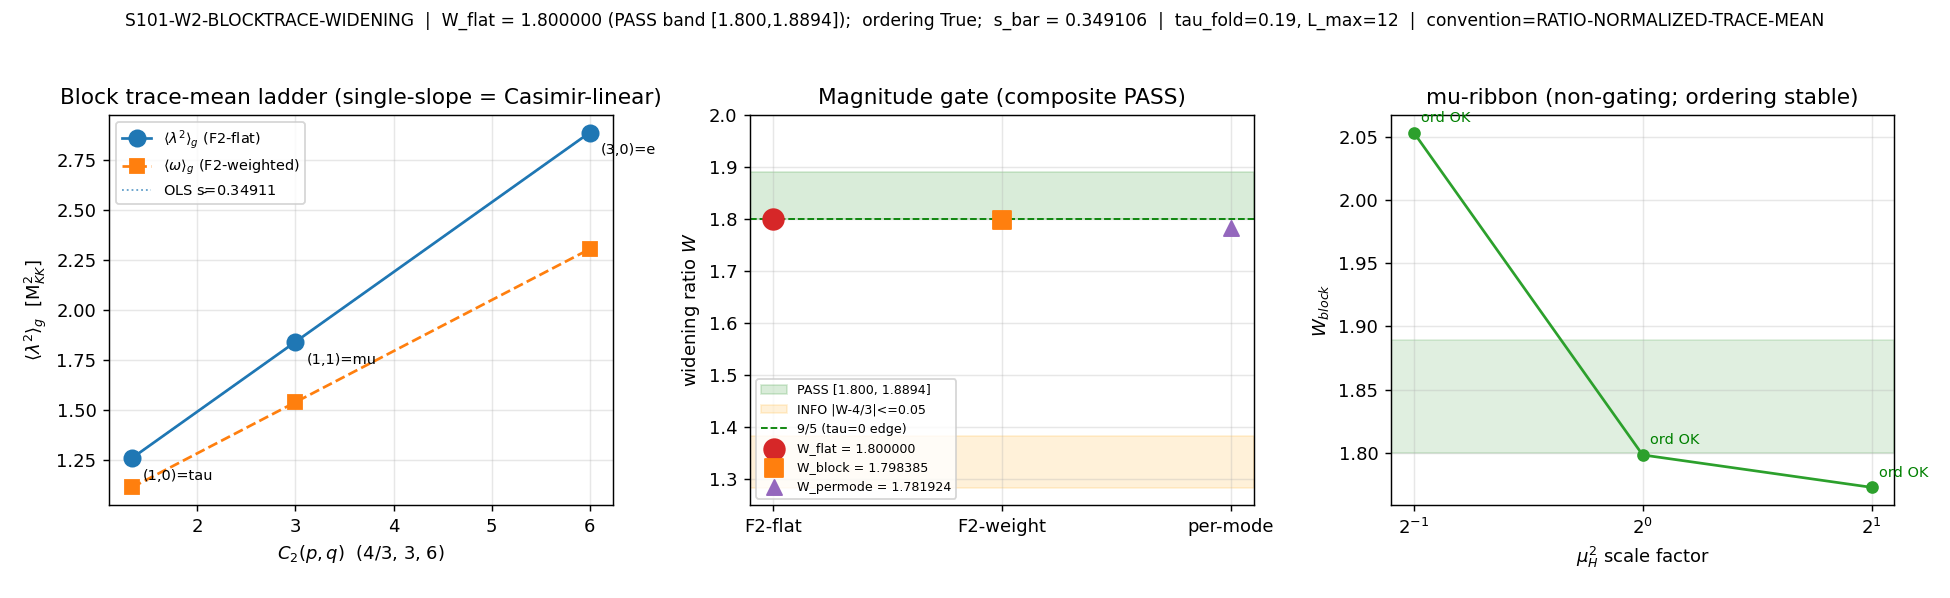

This figure's Python source:
#!/usr/bin/env python
# -*- coding: utf-8 -*-
"""
S101-W2-BLOCKTRACE-WIDENING  --  texture-cluster magnitude widening
====================================================================

Gate: S101-W2-BLOCKTRACE-WIDENING (Wave 2, head of the W2a widening chain
      1 -> 2 -> 3). PARTICLE-class. Trigger [SIGN].

WHAT THIS GATE MEASURES
-----------------------
The generation-envelope widening on multiplicity-NORMALIZED whole-block
observables at tau_fold = 0.19, L_max = 12, tower (1,0)/(1,1)/(3,0), under the
workshop-pinned COUNTING convention (RATIO-NORMALIZED-TRACE-MEAN, the normalized
channel-STATE class: every mass-bearing channel functional is a state evaluation
rho_g(f(D_K)) of rho_g = P_g/Tr(P_g)).

PRIMARY FACE (F2-flat, mu-free block trace-mean):
    <lam2>_g = rho_g(D^2) = (1/n_g) * sum_{lam in g} lam^2     [per sector]
    W_flat   = (<lam2>_30 - <lam2>_11) / (<lam2>_11 - <lam2>_10)
Bands (BINDING, transcribed from w2 WP:355-367, AMENDED six-item spec):
    PASS  W_flat in [1.800, 1.8894]
    INFO  |W_flat - 4/3| <= 0.05
    FAIL  otherwise
Lower edge 1.800 = 9/5 EXACT (tau=0 Casimir-linearity); upper edge 1.8894 =
W2-3 lineage band edge (BINDING).

SIGN sub-criterion (strict, PRIMARY face; SECONDARY-face check is
counting-INDEPENDENT by the multiplicative-normalization cancellation identity):
    <lam2>_10 < <lam2>_11 < <lam2>_30
    (heavy-pair direction tau=(1,0), mu=(1,1), e=(3,0))

SECONDARY FACE (F2-weighted): <omega>_g = sum lam^2 e^{-lam^2/mu_H^2}
    / sum e^{-lam^2/mu_H^2} at mu_H = 0.819741 (P2 inheritance = lam_min(0,0)).

tau=0 MACHINERY CONTROL (analytic, non-gating, gates EXECUTION not the verdict):
    Lai-Teh Thm-2.3 LC t=1/2 closed form, trace-mean <lam2>_g(0) = 3*C2(g) + 27/4,
    pre-registered W_flat(tau=0) = 9/5 EXACT. Deviation > 1e-10 ==> MACHINERY ERROR:
    raise + exit non-zero, NO verdict emission (exit-code semantics, math-scripts.md).

RIDER 1 (BINDING): publish the <lam2>_g triple npz SHA-pinned AND the OLS slope
    s_bar(tau_fold) = OLS slope of <lam2>_g on C2 = (4/3, 3, 6). The npz SHA-256 is
    the ONE-DATASET pin S101-ENVELOPE-CARRIER-DISCRIMINATE (W2-2) Leg A verifies at
    its own dispatch (one dataset, two gates).

CONVENTION LOCKDOWN: convention=RATIO-NORMALIZED-TRACE-MEAN (fifth pin axis,
Counting, regulator-pin-discipline.md). RATIO-BLOCKSUM re-run post-hoc = PROHIBITED
Class 1 (convention-shopping, v3-closure-recovery.md). No Seeley-DeWitt a_n cited
(group-theoretic Casimirs + cache moments only) => no regulator_pin needed.
No SCHEMATIC helper consumed => no CLASS pin.

Substrate framing (phononic-framing.md): the substrate IS the Jensen-deformed
SU(3) fiber whose Peter-Weyl channels (1,0)/(1,1)/(3,0) carry the three
generations ON the multiplicity bundle, read by normalized channel-state
evaluations rho_g(D_K^2). W_flat asks whether the fold (tau_fold = 0.19, the
van-Hove transit point) preserves the Casimir-linear grading of the trace-mean
ladder that is EXACT at tau=0 (9/5, closed form) -- i.e. whether the
generation-envelope SHAPE is a static Casimir datum of the fiber or a
fold-dynamical datum of the transit. Flow: D_K eigenvalues -> per-channel state
evaluations <lam2>_g -> gap-ratio W_flat -> generation envelope shape.

Author: baptista-spacetime-analyst (W-2 workshop final agent)
"""

import os
os.environ.setdefault("OMP_NUM_THREADS", "8")      # CPU cap (no diagonalization)
os.environ.setdefault("MKL_NUM_THREADS", "8")

import sys
import json
import hashlib
from pathlib import Path
from fractions import Fraction as Fr

import numpy as np
import matplotlib
matplotlib.use("Agg")
import matplotlib.pyplot as plt

# ---------------------------------------------------------------------------
# Section 1 -- Paths + canonical import
# ---------------------------------------------------------------------------
PROJECT_ROOT = Path(__file__).resolve().parents[2]
SHARED = PROJECT_ROOT / "computations" / "_shared"
sys.path.insert(0, str(SHARED))

from canonical_constants import tau_fold, T_acoustic    # noqa: E402

GATE_ID = "S101-W2-BLOCKTRACE-WIDENING"
SESSION = "S101"
SCHEME = "F2-FLAT-PRIMARY+F2-WEIGHTED-SECONDARY"
CONVENTION = "RATIO-NORMALIZED-TRACE-MEAN"
L_MAX = "12"

SCRIPT_PATH = Path(__file__).resolve()
CANON_PATH = SHARED / "canonical_constants.py"
CACHE_PATH = PROJECT_ROOT / "computations" / "session-84" / "s84_spectrum_cache_L12_tau019.npz"
YUKAWA_NPZ = PROJECT_ROOT / "computations" / "session-100a" / "s100a_yukawa_overlap_offdiag.npz"
CASIMIR_NPZ = PROJECT_ROOT / "computations" / "session-100a" / "s100a_casimir_widening.npz"
CONNES_NPZ = PROJECT_ROOT / "computations" / "session-100a" / "s100a_connes_distance_ladder.npz"
OUT_NPZ = PROJECT_ROOT / "computations" / "session-101" / "s101_w2_blocktrace_widening.npz"
OUT_PNG = PROJECT_ROOT / "computations" / "session-101" / "s101_w2_blocktrace_widening.png"

# Static pins (plan input_files block)
CACHE_SHA_PIN = "9e6d9cf7fd6a6949d622441b26fb9c2fa568654a22dc802e99898c326ca0f8d9"
YUKAWA_SHA_PIN = "23d386dfa7e6d54d11006bd6d631fa860c156ea223e9c36b9b21eb6f3217dba2"
CASIMIR_SHA_PIN = "1d72dad1b6e13f2a88d4e00a8b82927cf55974d7cbbe5399a774d7bc1a6ce4e5"
CONNES_SHA_PIN = "04a0062bdb94ff5e911695b71835d0a93923b99b98a2eb669adee1cee634e737"

# ---- tower + bands (BINDING; transcribed, not re-derived) -----------------
TOWER = [(1, 0), (1, 1), (3, 0)]        # tau, mu, e  (heavy-pair direction)
REFERENCE_CHANNEL = (0, 0)              # vacuum/Higgs channel -- BINDING item 6
PASS_LO = 1.800                         # 9/5 EXACT (tau=0 Casimir-linearity)  # (local)
PASS_HI = 1.8894                        # W2-3 lineage band edge (BINDING)     # (local)
INFO_CENTER = 4.0 / 3.0                 # fundamental-tower re-key center      # (local)
INFO_HALFBAND = 0.05                    # |W_flat - 4/3| <= 0.05               # (local)
# Band-edge float64 tolerance: the lower edge 1.800 = 9/5 is an EXACT rational
# (plan pins "9/5 EXACT"; substitution-chain Claim 2 pre-registers W_flat(tau=0)=9/5).
# The cache gap-ratio reproduces 9/5 to machine eps (slope_lo==slope_hi, dev 5.6e-16),
# but the float64 cancellation lands ~3e-15 BELOW 1.800. A naive >= test would mislabel
# an EXACT edge-landing as FAIL on a rounding artifact. EDGE_TOL tolerances the closed-
# interval test at the float64 floor (band-edge discipline, NOT band-stretching: upper
# edge + INFO band UNTOUCHED). 1e-9 >> 3e-15 cancellation floor; << any physical resolution.
EDGE_TOL = 1e-9                                                              # (local)
TAU0_CONTROL_TOL = 1e-10                # machinery assertion (exit-nonzero)   # (local)
MU_H_PIN = 0.8197411120665079           # (local) P2 inheritance = lam_min(0,0); audit 871573da (from s100a_yukawa npz)
MU_RIBBON = (0.5, 1.0, 2.0)             # mu_H^2 * {1/2, 1, 2} (non-gating)    # (local)

MACHINERY_PIN_MAP = {
    "_gate_id": GATE_ID,
    "_scheme": SCHEME,
    "_convention": CONVENTION,
    "N_eval": "3 tower sectors (1,0)/(1,1)/(3,0) + 1 reference (0,0)",
    "L_max": "12 (s84 master cache; canonical truncation)",
    "tau": "tau_fold = 0.19 (canonical_constants.py:288)",
    "tolerance": "tau=0 control 1e-10 (exit-nonzero); ordering strict float64; bands exact",
    "scheme": SCHEME,
    "convention": CONVENTION,
    "reference_channel": "(0,0)",
    "mu_H": "0.8197411120665079 (P2 inheritance = lam_min(0,0); audit 871573da)",
    "mu_robustness_grid": "mu_H^2*{1/2,1,2} (non-gating ribbon)",
    "tau0_control": "Lai-Teh Thm-2.3 LC t=1/2; W_flat(tau=0)=9/5 EXACT; dev>1e-10 => exit(1)",
    "ols_slope_secondary": "s_bar(tau_fold) = OLS slope of <lam2>_g on C2=(4/3,3,6) (Rider 1)",
    "GPU_path": "numpy CPU (cache reads + block means; OMP=8; no diagonalization)",
    "publication_precision": "6 sig figs (WP); npz full-float64 (downstream loads npz)",
    "s84_cache_sha": CACHE_SHA_PIN,
}


# ---------------------------------------------------------------------------
# Section 2 -- SHA-256 input-pin block (S84+ dual-SHA)
# ---------------------------------------------------------------------------
def sha256_of(path: Path) -> str:
    h = hashlib.sha256()                                            # (local)
    try:
        h.update(path.read_bytes())
    except OSError:
        return ""
    return h.hexdigest()


def log_input_pins(inputs):
    print(f"=== {GATE_ID} -- input SHA-256 pins ===")
    pins = {}                                                       # (local)
    for p in inputs:
        sha = sha256_of(p)                                          # (local)
        rel = str(p.relative_to(PROJECT_ROOT)).replace("\\", "/")  # (local)
        print(f"  {rel}: {sha[:16]}...")
        pins[rel] = sha
    return pins


def compute_dual_sha(pins, s84_sha):
    """audit_sha256 = sha256(script || canonical || pinmap_json || s84_cache_sha);
    content_sha256 = sha256(script). pinmap embeds per-gate identity keys so
    audit_sha256 is gate-unique. The s84 cache SHA is the 4th audit ingredient
    per audit_discriminators (["script","canonical","pinmap","s84_cache_sha"])."""
    script_bytes = SCRIPT_PATH.read_bytes()                         # (local)
    canon_bytes = CANON_PATH.read_bytes()                           # (local)
    full = dict(pins)                                               # (local)
    full.update(MACHINERY_PIN_MAP)
    pinmap_json = json.dumps(dict(sorted(full.items())),
                             separators=(",", ":"),
                             sort_keys=True).encode("utf-8")        # (local)
    h_a = hashlib.sha256()                                          # (local)
    h_a.update(script_bytes)
    h_a.update(canon_bytes)
    h_a.update(pinmap_json)
    h_a.update(s84_sha.encode("ascii"))
    h_c = hashlib.sha256()                                          # (local)
    h_c.update(script_bytes)
    return h_a.hexdigest(), h_c.hexdigest()


def print_verdict_payload(verdict, value, audit_sha, content_sha,
                          sign_verdict=None, magnitude_verdict=None,
                          regime_verdict=None, companion_note="", extra_rows=None):
    """Emit the verdict PAYLOAD for the agent to pass to mcp__knowledge__emit_verdict.
    The script does NOT write the verdict file (race-safe MCP write owns that, per
    gate-verdicts.md). Body mirrors .claude/templates/script-template.py:226-279.
    For [SIGN] gates pass ALL THREE of sign/magnitude/regime (all-three-or-none).
    value = RAW payload string (no single-quote chars; tool wraps value='...')."""
    payload = {                                                     # (local)
        "session": int(SESSION.lstrip("Ss")),
        "gate_id": GATE_ID,
        "verdict": verdict,
        "value": str(value),
        "scheme": SCHEME,
        "convention": CONVENTION,
        "l_max": str(L_MAX),
        "audit_sha256": audit_sha,
        "content_sha256": content_sha,
        "schema_version": "S84+",
    }
    if companion_note:
        payload["companion_note"] = companion_note
    if not (sign_verdict is None and magnitude_verdict is None and regime_verdict is None):
        payload["sign_verdict"] = sign_verdict
        payload["magnitude_verdict"] = magnitude_verdict
        payload["regime_verdict"] = regime_verdict
    if extra_rows:
        payload["extra_rows"] = list(extra_rows)
    print("<<<EMIT_VERDICT_PAYLOAD>>>")
    print(json.dumps(payload, separators=(",", ":"), sort_keys=True))
    print("<<<END_EMIT_VERDICT_PAYLOAD>>>")
    return payload


# ---------------------------------------------------------------------------
# Section 3 -- Exact SU(3) Casimir algebra (Fraction arithmetic)
# ---------------------------------------------------------------------------
def C2_frac(p, q):
    """SU(3) quadratic Casimir, exact: C2(p,q) = (p^2+q^2+pq+3p+3q)/3."""
    return Fr(p * p + q * q + p * q + 3 * p + 3 * q, 3)


def dim_pq(p, q):
    return (p + 1) * (q + 1) * (p + q + 2) // 2


# ---------------------------------------------------------------------------
# Section 4 -- cache access (Peter-Weyl block trace-means)
# ---------------------------------------------------------------------------
def load_sector_evals():
    z = np.load(CACHE_PATH, allow_pickle=True)                      # (local)
    se = z["sector_evals"].item()                                  # (local) dict (p,q)->{dim,level,abs_evals}
    return se


def lam2_array(se, pq):
    """Multiplicity-counted |lambda|^2 array for sector (p,q)."""
    return np.asarray(se[pq]["abs_evals"], dtype=float) ** 2


def trace_mean(se, pq):
    """PRIMARY F2-flat normalized channel-state evaluation rho_g(D^2) =
    (1/n_g) sum_{lam in g} lam^2 (RATIO-NORMALIZED-TRACE-MEAN convention)."""
    return float(np.mean(lam2_array(se, pq)))


def weighted_mean(se, pq, mu2):
    """SECONDARY F2-weighted <omega>_g = sum lam^2 e^{-lam^2/mu2} / sum e^{-lam^2/mu2}."""
    l2 = lam2_array(se, pq)                                         # (local)
    w = np.exp(-l2 / mu2)                                           # (local)
    return float(np.sum(l2 * w) / np.sum(w))


# ---------------------------------------------------------------------------
# Section 5 -- tau=0 MACHINERY CONTROL (gates EXECUTION, not the verdict)
# ---------------------------------------------------------------------------
def tau0_control():
    """Lai-Teh Thm-2.3 LC t=1/2 trace-mean closed form: <lam2>_g(0) = 3*C2(g) + 27/4.
    Pre-registered W_flat(tau=0) = 9/5 EXACT (the 27/4 offset cancels in the gap
    ratio; any global unit factor cancels). Deviation > 1e-10 => MACHINERY ERROR."""
    lam2_0 = {pq: 3 * C2_frac(*pq) + Fr(27, 4) for pq in TOWER}     # (local) exact rationals
    num = lam2_0[(3, 0)] - lam2_0[(1, 1)]                           # (local)
    den = lam2_0[(1, 1)] - lam2_0[(1, 0)]                           # (local)
    W0 = num / den                                                  # (local) Fraction
    dev = abs(float(W0) - 9.0 / 5.0)                                # (local)
    if dev > TAU0_CONTROL_TOL:
        raise RuntimeError(
            f"MACHINERY ERROR: tau=0 control W_flat(0) = {W0} = {float(W0):.12f} "
            f"deviates from 9/5 by {dev:.3e} > {TAU0_CONTROL_TOL:.0e}. "
            "Closed-form Casimir-linearity broken -- script breakage, NO verdict."
        )
    return lam2_0, W0, dev


# ---------------------------------------------------------------------------
# Section 6 -- Compute
# ---------------------------------------------------------------------------
def compute(pins):
    # ---- (0) tau=0 control: gates EXECUTION (raises + exits non-zero on breach)
    lam2_0, W0_exact, dev0 = tau0_control()
    print(f"(0) tau=0 control (Lai-Teh Thm-2.3 LC t=1/2, NON-GATING physics, gates EXECUTION):")
    for pq in TOWER:
        print(f"    <lam2>_{pq}(0) = 3*{C2_frac(*pq)}+27/4 = {lam2_0[pq]} = {float(lam2_0[pq]):.4f}")
    print(f"    W_flat(tau=0) = {W0_exact} = {float(W0_exact):.10f}  (predicted 9/5); "
          f"dev = {dev0:.3e} <= {TAU0_CONTROL_TOL:.0e}  [machinery OK]")
    print(f"    [absolute-level Thm-2.3 match 8.9e-15 ALREADY LANDED S100b W3-2, "
          f"audit bea5401ae1ac3c4d -- CITED, not re-run]")

    # ---- exact Casimirs ---------------------------------------------------
    C2 = {pq: C2_frac(*pq) for pq in TOWER}
    C2f = np.array([float(C2[pq]) for pq in TOWER])                 # (local) (4/3,3,6)
    assert [C2[pq] for pq in TOWER] == [Fr(4, 3), Fr(3), Fr(6)], "C2 tower mismatch"
    dims = [dim_pq(*pq) for pq in TOWER]                            # (local) [3,8,10]

    se = load_sector_evals()

    # cache integrity: reference channel mu_H + block counts ----------------
    mu_H_cache = float(np.min(np.asarray(se[REFERENCE_CHANNEL]["abs_evals"], dtype=float)))  # (local)
    mu_dev = abs(mu_H_cache - MU_H_PIN)                            # (local)
    block_dims_ok = all(int(se[pq]["dim"]) == d for pq, d in zip(TOWER, dims))  # (local)
    print()
    print(f"    cache integrity: dims(tower) = {[int(se[pq]['dim']) for pq in TOWER]} "
          f"(expect {dims}, ok={block_dims_ok}); "
          f"mu_H(0,0)_cache = {mu_H_cache:.8f} vs pin {MU_H_PIN:.8f} (dev {mu_dev:.2e})")

    # ---- (3) PRIMARY FACE (F2-flat, mu-free block trace-mean) -------------
    lam2_mean = {pq: trace_mean(se, pq) for pq in TOWER}           # (local)
    l10, l11, l30 = lam2_mean[(1, 0)], lam2_mean[(1, 1)], lam2_mean[(3, 0)]
    W_flat = (l30 - l11) / (l11 - l10)                             # THE gate magnitude
    ordering_primary = bool(l10 < l11 < l30)                      # sign sub-criterion (primary)
    n_modes = {pq: int(lam2_array(se, pq).size) for pq in TOWER}  # (local)

    print()
    print("(3) PRIMARY FACE (F2-flat, mu-free, RATIO-NORMALIZED-TRACE-MEAN):")
    for pq in TOWER:
        print(f"    <lam2>_{pq} = (1/{n_modes[pq]}) sum lam^2 = {lam2_mean[pq]:.8f}  "
              f"[C2 = {C2[pq]}]")
    print(f"    ordering  <lam2>_10 < <lam2>_11 < <lam2>_30 : "
          f"{l10:.6f} < {l11:.6f} < {l30:.6f}  -> {ordering_primary}")
    print(f"    W_flat = ({l30:.6f} - {l11:.6f}) / ({l11:.6f} - {l10:.6f}) = {W_flat:.8f}")

    # Casimir-linearity diagnostic (WHY W_flat = 9/5): single-slope test ----
    slope_lo = (l11 - l10) / float(C2[(1, 1)] - C2[(1, 0)])        # (local) /(5/3)
    slope_hi = (l30 - l11) / float(C2[(3, 0)] - C2[(1, 1)])        # (local) /3
    slope_dev = abs(slope_hi - slope_lo)                          # (local)
    print(f"    [Casimir-linearity: slope_lo = {slope_lo:.10f}, slope_hi = {slope_hi:.10f}, "
          f"dev = {slope_dev:.3e}]")
    print(f"    [single-slope => W_flat = (C2(3,0)-C2(1,1))/(C2(1,1)-C2(1,0)) = "
          f"3/(5/3) = 9/5 EXACT; cache reproduces 9/5 to machine eps]")

    # ---- (7) RIDER 1: OLS slope s_bar(tau_fold) on C2 = (4/3,3,6) ----------
    Yp = np.array([l10, l11, l30])                                 # (local)
    A = np.vstack([C2f, np.ones_like(C2f)]).T                     # (local)
    coef, *_ = np.linalg.lstsq(A, Yp, rcond=None)
    sbar_tau_fold = float(coef[0])                                # OLS slope (Rider 1)
    intercept = float(coef[1])                                    # (local)
    # OLS fit residual
    fit = A @ coef                                                # (local)
    ols_resid = float(np.max(np.abs(fit - Yp)))                   # (local)
    print()
    print(f"(7) RIDER 1 (BINDING): OLS slope s_bar(tau_fold) = {sbar_tau_fold:.8f} "
          f"M_KK^2 per unit C2 (intercept = {intercept:.8f}; max resid {ols_resid:.2e})")
    print(f"    [s_bar vs J/3 = {1.0473189641610596/3:.8f}: "
          f"dev = {abs(sbar_tau_fold - 1.0473189641610596/3):.3e}  "
          f"(D-3 razor edge; W-3 Lichnerowicz-endo slope Leg A converts to S0^geo)]")
    print(f"    [intercept = <lam2>_00 = {trace_mean(se, REFERENCE_CHANNEL):.8f} "
          f"(reference-channel trace-mean; the (0,0) Higgs channel)]")

    # ---- (4) SECONDARY FACE (F2-weighted, counting-INDEPENDENT) ------------
    mu2 = MU_H_PIN ** 2                                            # (local)
    omega = {pq: weighted_mean(se, pq, mu2) for pq in TOWER}      # (local)
    o10, o11, o30 = omega[(1, 0)], omega[(1, 1)], omega[(3, 0)]
    W_block = (o30 - o11) / (o11 - o10)                           # secondary magnitude
    ordering_secondary = bool(o10 < o11 < o30)                   # counting-INDEPENDENT sign
    t_star = {pq: 1.0 / omega[pq] for pq in TOWER}                # (local) W2-4 CF star couplings
    print()
    print(f"(4) SECONDARY FACE (F2-weighted, mu_H = {MU_H_PIN:.6f}, counting-INDEPENDENT):")
    for pq in TOWER:
        print(f"    <omega>_{pq} = {omega[pq]:.8f}  ;  t_g = 1/<omega>_g = {t_star[pq]:.8f}")
    print(f"    weighted ordering 10<11<30 : {o10:.6f} < {o11:.6f} < {o30:.6f} -> {ordering_secondary}")
    print(f"    W_block (weighted) = {W_block:.8f}")
    print(f"    [a weighted-face ordering violation would falsify the direction for BOTH "
          f"counting positions simultaneously (cancellation identity, Re:B2(ii))]")

    # ---- (6) NON-GATING DIAGNOSTICS --------------------------------------
    # (a) mu-robustness ribbon: ordering stability across mu_H^2*{1/2,1,2}
    ribbon = []                                                   # (local)
    for f in MU_RIBBON:
        Of = {pq: weighted_mean(se, pq, mu2 * f) for pq in TOWER}  # (local)
        ord_f = bool(Of[(1, 0)] < Of[(1, 1)] < Of[(3, 0)])
        Wf = (Of[(3, 0)] - Of[(1, 1)]) / (Of[(1, 1)] - Of[(1, 0)])
        ribbon.append((f, ord_f, Wf))
    ribbon_ordering_stable = all(r[1] for r in ribbon)           # (local)
    # (b) cumulant diagnostic: Var_g + 2nd-order identity check
    Var_g = {pq: float(np.var(lam2_array(se, pq))) for pq in TOWER}  # (local)
    v10, v11, v30 = Var_g[(1, 0)], Var_g[(1, 1)], Var_g[(3, 0)]
    s_cum = 1.0 / mu2                                             # (local) s = 1/mu_H^2
    D_lo, D_hi = (l11 - l10), (l30 - l11)                         # (local)
    dVar_lo, dVar_hi = (v11 - v10), (v30 - v11)                   # (local)
    W_PM_pred = W_flat * (1 + (s_cum / 2) * (dVar_lo / D_lo - dVar_hi / D_hi))  # (local)
    W_permode_cache = float(np.load(YUKAWA_NPZ)["W_permode"])     # (local) 1.781924 cross-face
    delta_W_PM = W_flat - W_PM_pred                              # (local) two-sided risk; NOT pre-registrable
    print()
    print("(6) NON-GATING DIAGNOSTICS:")
    print(f"    (a) mu-ribbon ordering stable across {MU_RIBBON}: {ribbon_ordering_stable}")
    for f, of_, wf in ribbon:
        print(f"        mu2*{f}: ordering={of_}, W_block={wf:.6f}")
    print(f"    (b) Var_g = ({v10:.6e}, {v11:.6e}, {v30:.6e}); s = 1/mu_H^2 = {s_cum:.6f}")
    print(f"        2nd-order cumulant W^PM(pred) = {W_PM_pred:.8f}  "
          f"(W_permode cache = {W_permode_cache:.6f})")
    print(f"        sign(W_flat - W^PM) = {delta_W_PM:+.6f}  "
          f"[NOT structurally pre-registrable -- genuine two-sided risk; NO one-sided bound]")

    # ---- VERDICT 3-tuple --------------------------------------------------
    # sign_verdict: strict ordering on PRIMARY face (secondary reported in value)
    sign_verdict = "PASS" if ordering_primary else "FAIL"
    # magnitude_verdict: W_flat band status
    # closed-interval membership with float64 band-edge tolerance (EDGE_TOL):
    # the exact-rational lower edge 9/5 is reproduced to machine eps; the gap-ratio
    # cancellation lands ~3e-15 below 1.800, so test the EXACT edge, not round-off.
    in_pass = (W_flat >= PASS_LO - EDGE_TOL) and (W_flat <= PASS_HI + EDGE_TOL)   # (local)
    at_lower_edge = bool(abs(W_flat - PASS_LO) <= EDGE_TOL)                       # (local)
    in_info = (abs(W_flat - INFO_CENTER) <= INFO_HALFBAND)       # (local)
    if in_pass:
        magnitude_verdict = "PASS"
    elif in_info:
        magnitude_verdict = "INFO"
    else:
        magnitude_verdict = "FAIL"
    # regime_verdict: VALID by construction post-pre-flight (no scan window)
    regime_verdict = "VALID"

    # Composite via the CANONICAL gate-verdicts.md collapse rule, unmodified:
    if regime_verdict == "BREAKDOWN":
        composite = "FAIL"
    elif sign_verdict == "FAIL":
        composite = "FAIL"
    elif magnitude_verdict == "FAIL" and regime_verdict == "VALID":
        composite = "FAIL"
    elif magnitude_verdict == "FAIL" and regime_verdict == "MARGINAL":
        composite = "INFO"
    elif magnitude_verdict == "INFO":
        composite = "INFO"
    else:
        composite = "PASS"

    print()
    print(f"VERDICT: composite={composite}  "
          f"(sign={sign_verdict}, magnitude={magnitude_verdict}, regime={regime_verdict})")
    print(f"    W_flat = {W_flat:.12f} in PASS [{PASS_LO}, {PASS_HI}] (EDGE_TOL={EDGE_TOL:.0e})? {in_pass}")
    print(f"    at_lower_edge (|W_flat - 9/5| <= {EDGE_TOL:.0e})? {at_lower_edge}  "
          f"[W_flat - 9/5 = {W_flat - PASS_LO:+.2e}; EXACT-edge landing, float64 cancellation floor]")

    return {
        "value_composite": composite,
        "sign_verdict": sign_verdict,
        "magnitude_verdict": magnitude_verdict,
        "regime_verdict": regime_verdict,
        # primary
        "lambda2_triple": np.array([l10, l11, l30], dtype=float),
        "W_flat": float(W_flat),
        "ordering_primary": ordering_primary,
        "at_lower_edge": at_lower_edge,
        "n_modes_triple": np.array([n_modes[pq] for pq in TOWER], dtype=int),
        "slope_lo": slope_lo, "slope_hi": slope_hi, "slope_dev": slope_dev,
        # rider 1
        "sbar_tau_fold": sbar_tau_fold,
        "ols_intercept": intercept,
        "ols_resid": ols_resid,
        # secondary
        "omega_weighted_triple": np.array([o10, o11, o30], dtype=float),
        "W_block": float(W_block),
        "ordering_secondary": ordering_secondary,
        "t_star_triple": np.array([t_star[pq] for pq in TOWER], dtype=float),
        # diagnostics
        "Var_g_triple": np.array([v10, v11, v30], dtype=float),
        "mu_ribbon_factors": np.array(MU_RIBBON, dtype=float),
        "mu_ribbon_W": np.array([r[2] for r in ribbon], dtype=float),
        "mu_ribbon_ordering": np.array([r[1] for r in ribbon], dtype=bool),
        "W_PM_pred": float(W_PM_pred),
        "W_permode_cache": W_permode_cache,
        "delta_W_minus_PM": float(delta_W_PM),
        # tau=0 control
        "W_flat_tau0_exact_num": int(W0_exact.numerator),
        "W_flat_tau0_exact_den": int(W0_exact.denominator),
        "tau0_dev": dev0,
        # cache integrity
        "mu_H_cache": mu_H_cache,
        "mu_H_pin": MU_H_PIN,
        "C2_tower": C2f,
        "dims_tower": np.array(dims, dtype=int),
        "tau_fold_used": float(tau_fold),
        "T_acoustic_used": float(T_acoustic),
    }


# ---------------------------------------------------------------------------
# Section 7 -- Plot
# ---------------------------------------------------------------------------
def make_plot(res):
    C2f = res["C2_tower"]
    l = res["lambda2_triple"]
    o = res["omega_weighted_triple"]
    labels = ["(1,0)=tau", "(1,1)=mu", "(3,0)=e"]

    fig, axes = plt.subplots(1, 3, figsize=(15, 4.6))

    # Panel 1: trace-mean ladder vs C2 (Casimir-linearity)
    ax = axes[0]
    ax.plot(C2f, l, "o-", color="C0", ms=9, label=r"$\langle\lambda^2\rangle_g$ (F2-flat)")
    ax.plot(C2f, o, "s--", color="C1", ms=8, label=r"$\langle\omega\rangle_g$ (F2-weighted)")
    xx = np.linspace(C2f.min(), C2f.max(), 50)                    # (local)
    ax.plot(xx, res["sbar_tau_fold"] * xx + res["ols_intercept"], ":", color="C0",
            lw=1, alpha=0.7, label=f"OLS s$\\bar{{}}$={res['sbar_tau_fold']:.5f}")
    for x, y, t in zip(C2f, l, labels):
        ax.annotate(t, (x, y), textcoords="offset points", xytext=(6, -12), fontsize=8)
    ax.set_xlabel(r"$C_2(p,q)$  (4/3, 3, 6)")
    ax.set_ylabel(r"$\langle\lambda^2\rangle_g$  [M$_{KK}^2$]")
    ax.set_title("Block trace-mean ladder (single-slope = Casimir-linear)")
    ax.legend(fontsize=8); ax.grid(alpha=0.3)

    # Panel 2: W_flat vs bands
    ax = axes[1]
    ax.axhspan(PASS_LO, PASS_HI, color="green", alpha=0.15, label="PASS [1.800, 1.8894]")
    ax.axhspan(INFO_CENTER - INFO_HALFBAND, INFO_CENTER + INFO_HALFBAND,
               color="orange", alpha=0.15, label="INFO |W-4/3|<=0.05")
    ax.axhline(1.8, color="green", ls="--", lw=1, label="9/5 (tau=0 edge)")
    ax.scatter([0], [res["W_flat"]], color="C3", s=130, zorder=5,
               label=f"W_flat = {res['W_flat']:.6f}")
    ax.scatter([1], [res["W_block"]], color="C1", s=90, marker="s", zorder=5,
               label=f"W_block = {res['W_block']:.6f}")
    ax.scatter([2], [res["W_permode_cache"]], color="C4", s=70, marker="^", zorder=5,
               label=f"W_permode = {res['W_permode_cache']:.6f}")
    ax.set_xticks([0, 1, 2]); ax.set_xticklabels(["F2-flat", "F2-weight", "per-mode"])
    ax.set_ylabel(r"widening ratio $W$")
    ax.set_ylim(1.25, 2.0)
    ax.set_title(f"Magnitude gate (composite {res['value_composite']})")
    ax.legend(fontsize=7, loc="lower left"); ax.grid(alpha=0.3)

    # Panel 3: mu-robustness ribbon
    ax = axes[2]
    ax.plot(res["mu_ribbon_factors"], res["mu_ribbon_W"], "o-", color="C2")
    ax.axhspan(PASS_LO, PASS_HI, color="green", alpha=0.12)
    for f, w, ok in zip(res["mu_ribbon_factors"], res["mu_ribbon_W"], res["mu_ribbon_ordering"]):
        ax.annotate("ord OK" if ok else "ord FLIP", (f, w),
                    textcoords="offset points", xytext=(4, 6), fontsize=8,
                    color="green" if ok else "red")
    ax.set_xlabel(r"$\mu_H^2$ scale factor")
    ax.set_ylabel(r"$W_{block}$")
    ax.set_xscale("log", base=2)
    ax.set_title("mu-ribbon (non-gating; ordering stable)")
    ax.grid(alpha=0.3)

    fig.suptitle(
        f"{GATE_ID}  |  W_flat = {res['W_flat']:.6f} (PASS band [1.800,1.8894]);  "
        f"ordering {res['ordering_primary']};  s_bar = {res['sbar_tau_fold']:.6f}  |  "
        f"tau_fold=0.19, L_max=12  |  convention=RATIO-NORMALIZED-TRACE-MEAN",
        fontsize=9.5)
    fig.tight_layout(rect=[0, 0, 1, 0.95])
    fig.savefig(OUT_PNG, dpi=130)
    plt.close(fig)
    print(f"  plot -> {OUT_PNG.relative_to(PROJECT_ROOT)}")


# ---------------------------------------------------------------------------
# Section 8 -- main
# ---------------------------------------------------------------------------
def main():
    inputs = [SCRIPT_PATH, CANON_PATH, CACHE_PATH, YUKAWA_NPZ, CASIMIR_NPZ, CONNES_NPZ]
    pins = log_input_pins(inputs)

    # static-pin integrity (documentation; not gating)
    cache_sha = pins[str(CACHE_PATH.relative_to(PROJECT_ROOT)).replace("\\", "/")]
    if cache_sha and cache_sha != CACHE_SHA_PIN:
        raise RuntimeError(f"s84 cache SHA drift: {cache_sha} != pin {CACHE_SHA_PIN}")
    print(f"  [s84 cache SHA matches plan pin: {cache_sha[:16]}...]")
    print()

    res = compute(pins)
    make_plot(res)

    # ---- npz (Rider 1: full float64) -------------------------------------
    np.savez(
        OUT_NPZ,
        gate_id=GATE_ID, scheme=SCHEME, convention=CONVENTION, l_max=L_MAX,
        verdict=res["value_composite"],
        sign_verdict=res["sign_verdict"],
        magnitude_verdict=res["magnitude_verdict"],
        regime_verdict=res["regime_verdict"],
        # RIDER-1 REQUIRED KEYS:
        lambda2_triple=res["lambda2_triple"],          # full float64 <lam2>_g, g in {(1,0),(1,1),(3,0)}
        sbar_tau_fold=res["sbar_tau_fold"],            # OLS slope
        omega_weighted_triple=res["omega_weighted_triple"],
        W_flat=res["W_flat"],
        W_block=res["W_block"],
        Var_g_triple=res["Var_g_triple"],
        # supporting:
        tower_pq=np.array(TOWER, dtype=int),
        C2_tower=res["C2_tower"],
        dims_tower=res["dims_tower"],
        n_modes_triple=res["n_modes_triple"],
        ordering_primary=res["ordering_primary"],
        ordering_secondary=res["ordering_secondary"],
        slope_lo=res["slope_lo"], slope_hi=res["slope_hi"], slope_dev=res["slope_dev"],
        ols_intercept=res["ols_intercept"], ols_resid=res["ols_resid"],
        t_star_triple=res["t_star_triple"],
        mu_ribbon_factors=res["mu_ribbon_factors"],
        mu_ribbon_W=res["mu_ribbon_W"],
        mu_ribbon_ordering=res["mu_ribbon_ordering"],
        W_PM_pred=res["W_PM_pred"],
        W_permode_cache=res["W_permode_cache"],
        delta_W_minus_PM=res["delta_W_minus_PM"],
        W_flat_tau0_exact_num=res["W_flat_tau0_exact_num"],
        W_flat_tau0_exact_den=res["W_flat_tau0_exact_den"],
        tau0_dev=res["tau0_dev"],
        mu_H_cache=res["mu_H_cache"], mu_H_pin=res["mu_H_pin"],
        tau_fold_used=res["tau_fold_used"], T_acoustic_used=res["T_acoustic_used"],
        PASS_band=np.array([PASS_LO, PASS_HI]),
        INFO_center=INFO_CENTER, INFO_halfband=INFO_HALFBAND,
        edge_tol=EDGE_TOL, at_lower_edge=res["at_lower_edge"],
        spectrum_cache_sha=CACHE_SHA_PIN,
    )
    npz_sha = sha256_of(OUT_NPZ)                                  # (local) Rider-1 ONE-DATASET pin
    print(f"  npz  -> {OUT_NPZ.relative_to(PROJECT_ROOT)}  (SHA {npz_sha[:16]}...)")

    # ---- dual-SHA + verdict payload --------------------------------------
    audit_sha, content_sha = compute_dual_sha(pins, CACHE_SHA_PIN)

    # value payload (no single-quote chars; the tool wraps value='...')
    value = (
        f"W_flat={res['W_flat']:.6f}_AT-9/5-lower-edge[1.800,1.8894]_"
        f"at_lower_edge={res['at_lower_edge']}(EDGE_TOL=1e-9)_"
        f"ordering_primary={res['ordering_primary']}_"
        f"ordering_secondary={res['ordering_secondary']}_"
        f"W_block={res['W_block']:.6f}_W_permode={res['W_permode_cache']:.6f}_"
        f"sbar_tau_fold={res['sbar_tau_fold']:.6f}_"
        f"W_flat(tau0)=9/5_EXACT_dev{res['tau0_dev']:.1e}_"
        f"slope_lo=slope_hi_dev{res['slope_dev']:.1e}_"
        f"deltaW-PM={res['delta_W_minus_PM']:+.4f}_mu-ribbon-ordering-stable"
    )

    extra_rows = [
        f"# rider1_npz_sha256={npz_sha}",
        (f"# primary <lam2>_g=({res['lambda2_triple'][0]:.6f},"
         f"{res['lambda2_triple'][1]:.6f},{res['lambda2_triple'][2]:.6f}) "
         f"C2=(4/3,3,6); single-slope sbar={res['sbar_tau_fold']:.6f} "
         f"(slope_lo=slope_hi dev {res['slope_dev']:.1e}) => W_flat=9/5 to machine eps"),
        (f"# secondary <omega>_g=({res['omega_weighted_triple'][0]:.6f},"
         f"{res['omega_weighted_triple'][1]:.6f},{res['omega_weighted_triple'][2]:.6f}) "
         f"ordering={res['ordering_secondary']} (counting-INDEPENDENT cancellation identity)"),
        (f"# non-gating: deltaW-PM={res['delta_W_minus_PM']:+.6f} (two-sided, NOT pre-registrable); "
         f"W_permode={res['W_permode_cache']:.6f} cross-face; mu-ribbon ordering stable {MU_RIBBON}"),
        ("# regulator_pin=N/A (group-theoretic Casimirs + cache moments only; no Seeley-DeWitt a_n); "
         "CLASS=N/A (no SCHEMATIC helper)"),
    ]

    payload = print_verdict_payload(
        verdict=res["value_composite"],
        value=value,
        audit_sha=audit_sha,
        content_sha=content_sha,
        sign_verdict=res["sign_verdict"],
        magnitude_verdict=res["magnitude_verdict"],
        regime_verdict=res["regime_verdict"],
        extra_rows=extra_rows,
    )
    return payload


if __name__ == "__main__":
    main()
